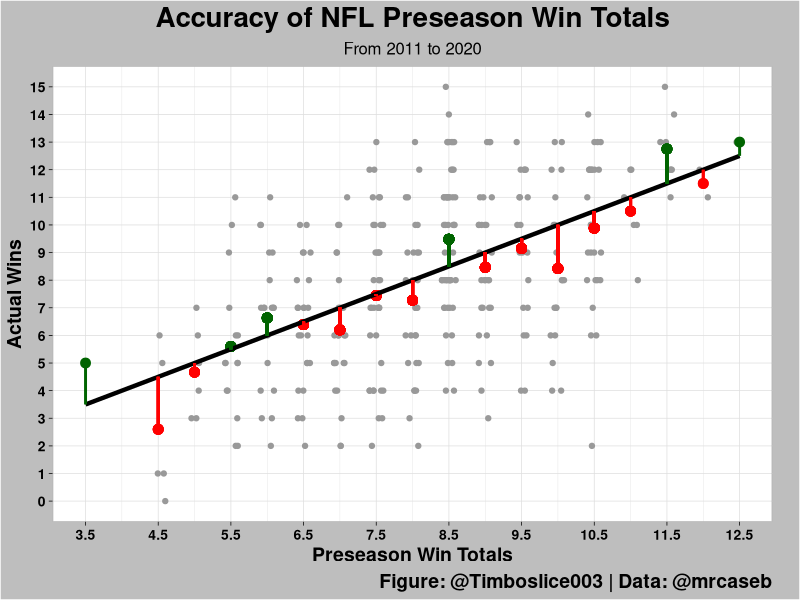

The R script that drew this image:
library(tidyverse)
library(ggplot2)

#Read in CSV
wins_loaded <- read.csv('historical_win_totals.csv')

#Fix data with NAs
wins_acc <- wins_loaded %>%
  mutate(true_wins = ifelse(is.na(true_wins),win_total,true_wins),
         true_wins = round(true_wins,1)) %>%
  filter(season > 2010,
         !is.na(true_wins)) %>%
  select(true_wins, actual_wins, win_total) %>%
  group_by(win_total) %>%
  mutate(total = n(),
         ave_wins = mean(actual_wins))

#Create a tibble with data to create perfect 1:1 line for
#predicted vs actual
perfect_line <- tibble(xp = c(3,13),
                       yp = c(3,13))

#Plot
wins_acc %>% ggplot(aes(x = win_total, y = ave_wins)) +
  geom_jitter(aes(y = actual_wins), 
              width = .1, height = 0, color = 'grey60') +
  geom_point(size = 3,
             color = ifelse(wins_acc$ave_wins > wins_acc$win_total,
                            'darkgreen','red')) +
  geom_line(aes(y = win_total), size = 1.5) +
  geom_errorbar(aes(ymin = win_total, ymax = ave_wins), width = 0,
                color = ifelse(wins_acc$ave_wins > wins_acc$win_total,
                               'darkgreen','red'),
                size = 1) +
  theme_light() +
  labs(x = 'Preseason Win Totals',
       y = 'Actual Wins',
       title = 'Accuracy of NFL Preseason Win Totals',
       subtitle = 'From 2011 to 2020',
       caption = 'Figure: @Timboslice003 | Data: @mrcaseb') +
  scale_x_continuous(breaks = 2.5:12.5) +
  scale_y_continuous(breaks = 0:15) +
  theme(panel.grid.minor.y = element_blank(),
        plot.title = element_text(face = 'bold', size = 20, hjust = .5),
        plot.caption = element_text(face = 'bold', size = 14),
        plot.subtitle = element_text(size = 12, hjust = .5),
        axis.title = element_text(face = 'bold', size = 14, hjust = .5),
        axis.text = element_text(face = 'bold', size = 10, 
                                 hjust = .5, color = 'black'),
        axis.ticks = element_line('black'),
        plot.background = element_rect('grey'),
        plot.margin = margin(r = 20, l = 5, t = 5, b = 5))

#Save
#ggsave('Day_28_Deviations.png', width = 14, height = 10, dpi = 'retina')  
